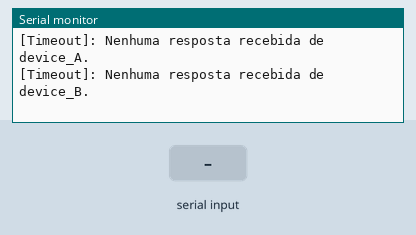
This sketch was run on a simulated Arduino Uno, built with avr-gcc and run on an emulated ATmega328P. Parts: the last lines printed to the serial monitor. Inputs (shaded band) come from the test bench.

Above: at 1.2 s.
1.3 s: "1\n" received over the second serial link
At 1.7 s:
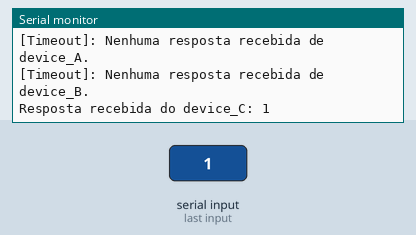
3.3 s: "0\n" received over the second serial link
At 3.7 s:
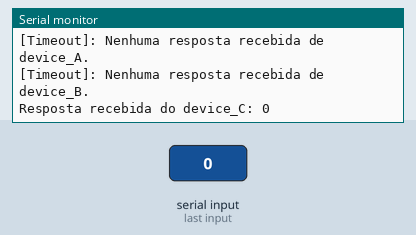
6.3 s: "2\n" received over the second serial link
At 6.6 s:
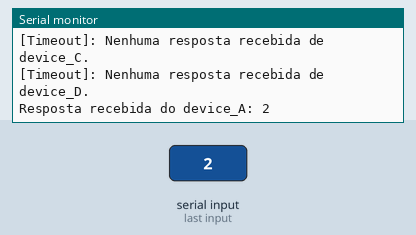
7.8 s: "1\n" received over the second serial link
At 8.2 s:
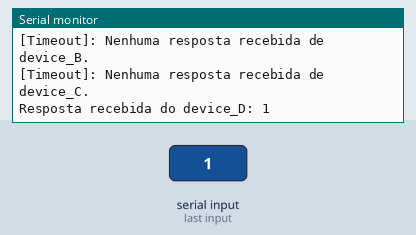

The sketch:

Comunicacao_MestreMultiDispositivo_LoRa.ino
```cpp
/**
 * @file Comunicacao_MestreMultiDispositivo_LoRa.ino
 * @brief Comunicação Mestre-MultiDispositivo com LoRa
 *
 * Este sketch implementa uma comunicação serial mestre-multi-dispositivo usando LoRa,
 * destinado para uso com Arduino UNO. O mestre envia perguntas sequenciais para múltiplos
 * dispositivos secundários e aguarda as respostas. É possível adicionar mais dispositivos
 * secundários alterando o array `devices` e ajustando a lógica de incremento do `deviceIndex`.
 *
 * Para adicionar mais dispositivos secundários:
 * 1. Inclua os novos nomes dos dispositivos no array `devices`, por exemplo:
 *    `String devices[] = {"device_A", "device_B", "device_C", "device_D", "device_E"};`
 * 2. Certifique-se de que o incremento do `deviceIndex` reflita o novo tamanho do array:
 *    `deviceIndex = (deviceIndex + 1) % (sizeof(devices) / sizeof(devices[0]));`
 *
 * @author Maxwel
 * @date 24/01/2024
 * @framework Arduino
 * @board Arduino UNO
 * @note Para garantir a eficiência da comunicação, considere o intervalo de tempo necessário
 *       para percorrer todos os dispositivos e ajuste os valores de `intervaloPergunta` e
 *       `timeoutResposta` conforme necessário.
 */

#include <Arduino.h>
#include <SoftwareSerial.h>

// Definição dos pinos para a comunicação serial no Arduino UNO
#define UART1_RXD_PIN     A5  ///< Pino RX da comunicação serial
#define UART1_TXD_PIN     2   ///< Pino TX da comunicação serial

SoftwareSerial EBYTE_LoRa(UART1_RXD_PIN, UART1_TXD_PIN); ///< Objeto SoftwareSerial para comunicação LoRa

// Estados possíveis para a máquina de estados
enum Estado {
  ESPERA,              ///< Estado de espera para o próximo ciclo de pergunta
  PERGUNTANDO,         ///< Estado de enviar a pergunta ao dispositivo secundário
  AGUARDANDO_RESPOSTA  ///< Estado de aguardar a resposta do dispositivo secundário
};

Estado estadoAtual = ESPERA; ///< Estado atual da máquina de estados

// Variáveis de temporização
unsigned long prevMillis = 0;                   ///< Armazena a última vez que uma pergunta foi feita
const unsigned long intervaloPergunta = 100;    ///< Intervalo entre perguntas (em milissegundos)
const unsigned long timeoutResposta = 500;      ///< Timeout para aguardar a resposta (em milissegundos)
unsigned long startPerguntaTime;                ///< Tempo de início da pergunta atual

// Configuração dos dispositivos secundários
String devices[] = {"device_A", "device_B", "device_C", "device_D"}; ///< Nomes dos dispositivos secundários
uint8_t deviceIndex = 0; ///< Índice para rastrear o dispositivo secundário atual na lista

/**
 * Configuração inicial do sketch.
 */
void setup() {
  Serial.begin(9600);       ///< Inicia a comunicação serial com a porta USB
  EBYTE_LoRa.begin(9600);   ///< Inicia a comunicação LoRa com a configuração especificada
}

/**
 * Loop principal do sketch.
 */
void loop() {
  // Verifica se é hora de enviar uma nova pergunta
  if (millis() - prevMillis >= intervaloPergunta && estadoAtual == ESPERA) {
    prevMillis = millis();
    EBYTE_LoRa.println(devices[deviceIndex]); // Envia pergunta ao dispositivo secundário atual
    estadoAtual = AGUARDANDO_RESPOSTA;
    startPerguntaTime = millis(); // Reinicia o contador para o timeout
  }

  // Máquina de estados para gerenciar o ciclo de perguntas e respostas
  switch (estadoAtual) {
    case ESPERA:
      // Aguarda no estado de espera até que seja a hora de enviar a próxima pergunta
      break;

    case AGUARDANDO_RESPOSTA:
      // Verifica se há uma resposta disponível
      if (EBYTE_LoRa.available() > 0) {
        String resposta = EBYTE_LoRa.readStringUntil('\n'); // Lê a resposta
        Serial.println("Resposta recebida do " + devices[deviceIndex] + ": " + resposta);
        // Avança para o próximo dispositivo e retorna ao estado de espera
        deviceIndex = (deviceIndex + 1) % (sizeof(devices) / sizeof(devices[0]));
        estadoAtual = ESPERA;
      }
      // Verifica se ocorreu um timeout na espera pela resposta
      if (millis() - startPerguntaTime > timeoutResposta) {
        Serial.println("[Timeout]: Nenhuma resposta recebida de " + devices[deviceIndex] + ".");
        // Avança para o próximo dispositivo e retorna ao estado de espera
        deviceIndex = (deviceIndex + 1) % (sizeof(devices) / sizeof(devices[0]));
        estadoAtual = ESPERA;
      }
      break;
  }
}
```

Measured:
- after the input at 1.3 s, the serial monitor: prints a new line at once (image 1)
- after the input at 3.3 s, the serial monitor: prints a new line at once (image 2)
- after the input at 6.3 s, the serial monitor: prints a new line at once (image 3)
- after the input at 7.8 s, the serial monitor: prints a new line at once (image 4)
